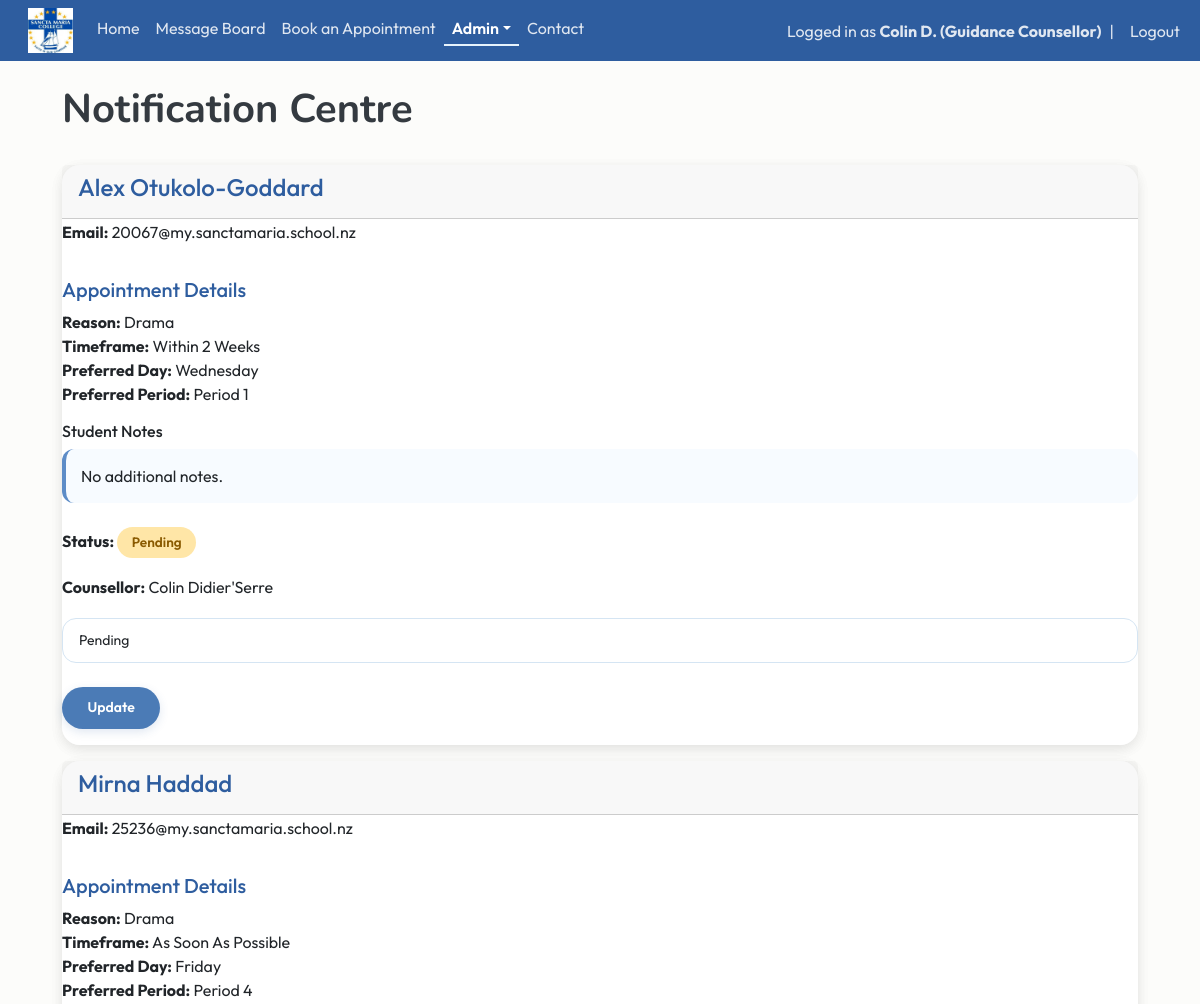
The page /notifications (signed in, upper part) on the database as committed earlier.
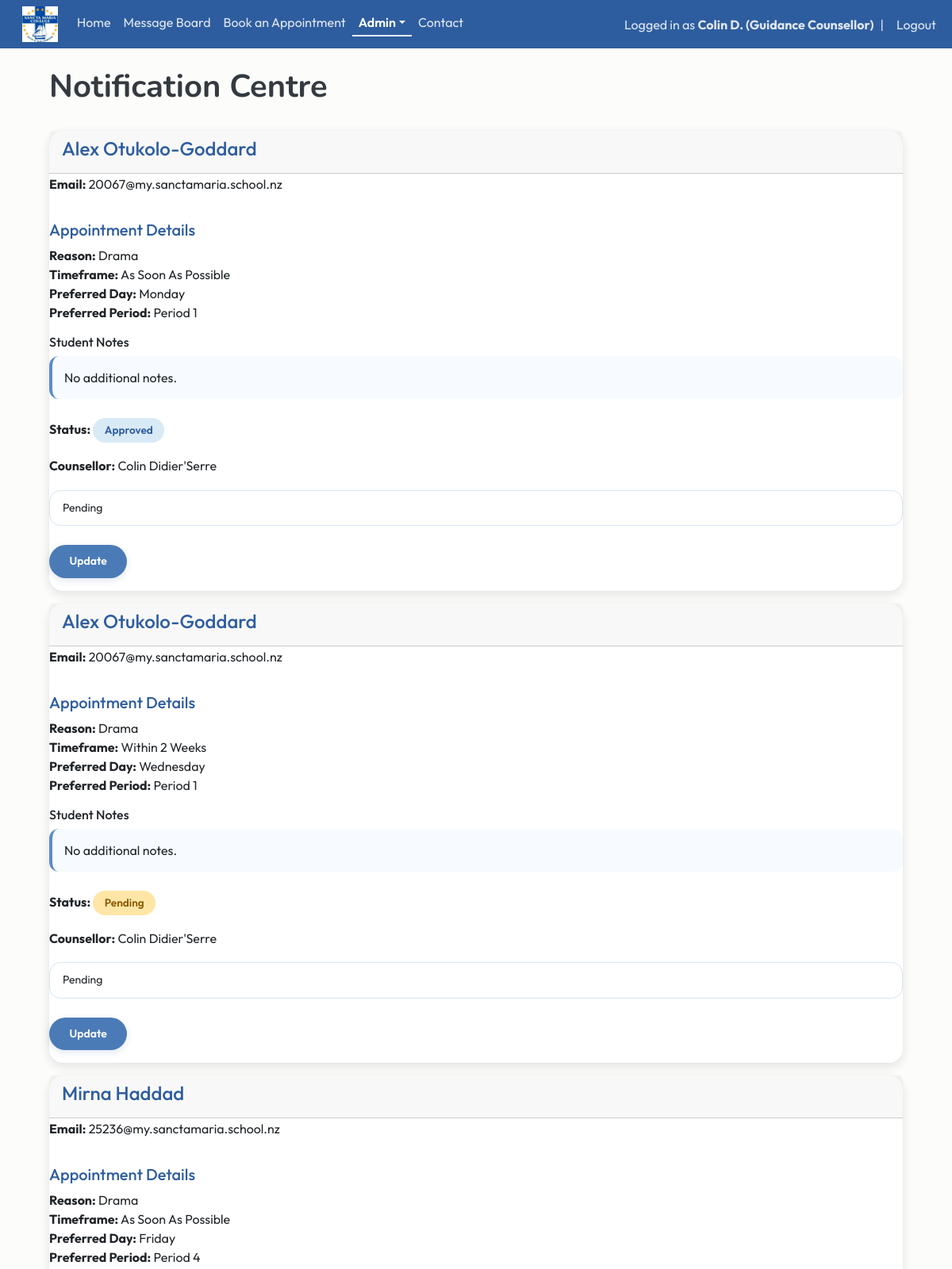
The same page on the database as committed later.
### website/models.py (models this page shows)
class Appointment(db.Model):
    id = db.Column(db.Integer, primary_key=True)
    student_id = db.Column(db.Integer, db.ForeignKey('user.id'), nullable=False)
    counsellor_id = db.Column(db.Integer, db.ForeignKey('user.id'), nullable=True)
    reason = db.Column(db.String(200))
    urgency = db.Column(db.String(50))
    preferred_day = db.Column(db.String(20))
    preferred_period = db.Column(db.String(20))
    notes = db.Column(db.Text)
    status = db.Column(db.String(50), default="Pending")
    date_created = db.Column(db.DateTime(timezone=True), default=func.now())
    student = db.relationship('User', foreign_keys=[student_id])
    counsellor = db.relationship('User', foreign_keys=[counsellor_id], back_populates="appointments")

class User(db.Model, UserMixin):
    id = db.Column(db.Integer, primary_key=True)
    email = db.Column(db.String(150), unique=True)
    fname = db.Column(db.String(20))
    lname = db.Column(db.String(20))
    username = db.Column(db.String(150), unique=True)
    role = db.Column(db.String(150))
    password = db.Column(db.String(150))
    date_created = db.Column(db.DateTime(timezone=True), default=func.now())
    posts = db.relationship("Post", backref="user", cascade="all, delete-orphan")
    comments = db.relationship("Comment", backref="user", cascade="all, delete-orphan")
    likes = db.relationship("Like", backref="user", cascade="all, delete-orphan")
    appointments = db.relationship('Appointment', foreign_keys="Appointment.counsellor_id", back_populates="counsellor")

### website/views.py (the view)
@views.route("/notifications")
@login_required
def notifications():
    if current_user.role != "Guidance Counsellor":
        flash("Access Denied", category="error")
        return redirect(url_for("views.home"))
    appointments = Appointment.query.filter((Appointment.counsellor_id == current_user.id) | (Appointment.counsellor_id == None)
                                            ).order_by(Appointment.date_created.desc()).all()
    return render_template("notifications.html", user=current_user, appointments=appointments)

### website/__init__.py (called while the page is built)
def create_app():
    app = Flask(__name__)
    app.config['SECRET_KEY'] = "DQiAlMIU5u5eeLDw4KPMHx4d"
    app.config['SQLALCHEMY_DATABASE_URI'] = f'sqlite:///{DB_NAME}'
    db.init_app(app)
    from .views import views
    from .auth import auth
    app.register_blueprint(views, url_prefix="/")
    app.register_blueprint(auth, url_prefix="/")
    from .models import User, Post
    with app.app_context():
        db.create_all()
    login_manager = LoginManager()
    login_manager.login_view = "auth.login"
    login_manager.init_app(app)
    @login_manager.user_loader
    def load_user(id):
        return User.query.get(int(id))
    return app

### website/templates/notifications.html (shortened to what this page needs)
{% extends "template.html"%} {% block title %} Notification Centre {% endblock %}
{% block content%}
<div class="container">
    <br/>
    <h1>{% block header %} Notification Centre {% endblock %}</h1>
    <br/>
    {% for appointment in appointments %}
    <div class="card mb-3">
        <div class="card">
            <div class="card-header">
                <h4>{{ appointment.student.fname }} {{ appointment.student.lname }}</h4>
            </div>
            <p>
                <b>Email:</b>
                {{ appointment.student.email }}
            </p>
            <h5 class="mt-3">Appointment Details</h5>
                <ul class="list-unstyled">
                <li><strong>Reason:</strong> {{ appointment.reason }}</li>
                <li><strong>Timeframe:</strong> {{ appointment.urgency }}</li>
                <li><strong>Preferred Day:</strong> {{ appointment.preferred_day }}</li>
                <li><strong>Preferred Period:</strong> {{ appointment.preferred_period }}</li>
                </ul>
            <h6>Student Notes</h6>
                <div class="appointment-notes">{{ appointment.notes or "No additional notes." }}</div>
                <br/>
            <p>
                <strong>Status:</strong>
                {% if appointment.status == "Pending" %}
                    <span class="badge bg-warning">Pending</span>
                {% elif appointment.status == "Approved" %}
                    <span class="badge bg-primary">Approved</span>
                {% elif appointment.status == "Completed" %}
                    <span class="badge bg-success">Completed</span>
                {% elif appointment.status == "Declined" %}
                    <span class="badge bg-danger">Cancelled</span>
                {% else %}
                    <span class="badge bg-secondary">
                        {{ appointment.status }}
                    </span>
                {% endif %}
            </p>
            <p>
                <b>Counsellor:</b>
                {% if appointment.counsellor %}
                    {{ appointment.counsellor.fname }} {{ appointment.counsellor.lname }}
                {% else %}
                    <em>Unassigned</em>
                {% endif %}
            </p>
            {% if appointment.counsellor_id == current_user.id %}
            <form method="POST" action="/update-appointment-status/{{ appointment.id }}">
                <select name="status" class="form-control form-control-sm">
                    <option value="Pending">Pending</option>
                </select>
                <br/>
                <button class="btn btn-success btn-sm">Update</button>
            </form>
            {% endif %}
        </div>
    </div>
    {% endfor %}
</div>
{% endblock %}

Rows that differ between the two databases and show on the page:
added Appointment: student.fname "Alex", student.lname "Otukolo-Goddard", student.email "20067@my.sanctamaria.school.nz", reason "Drama", urgency "As Soon As Possible", preferred_day "Monday", preferred_period "Period 1", notes "No additional notes.", status "Approved", counsellor.fname "Colin", counsellor.lname "Didier'Serre"
